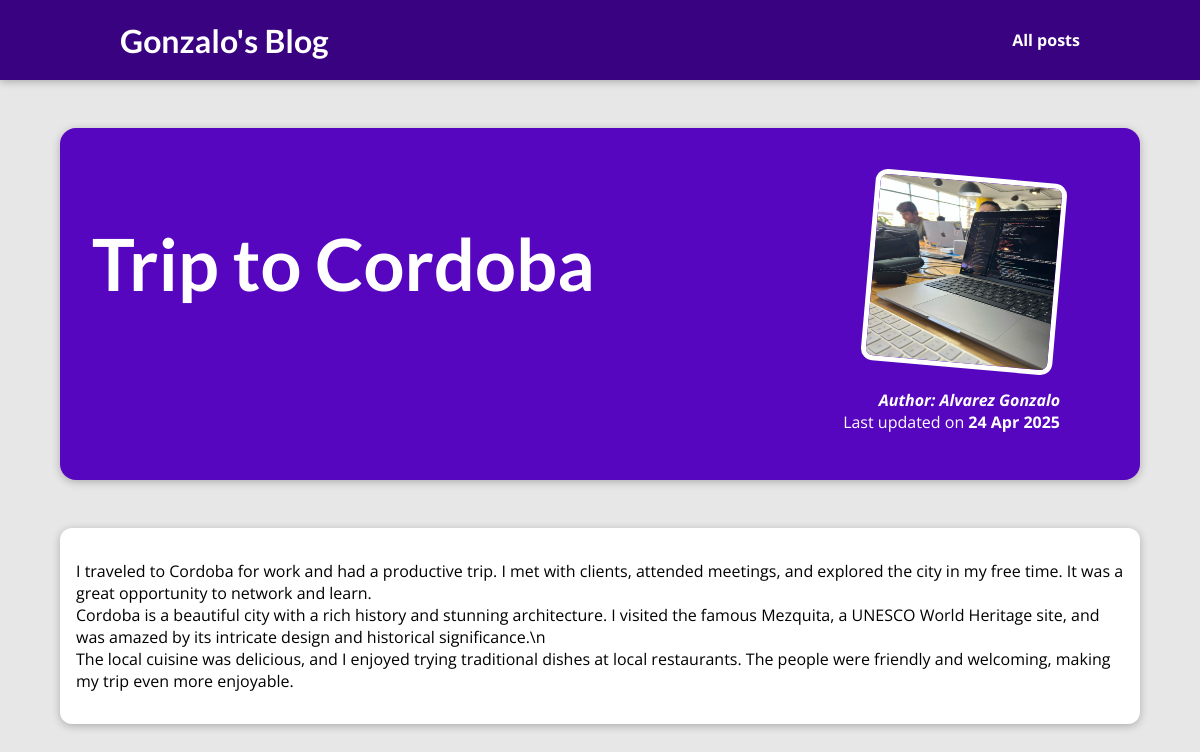
Page /posts/trip-to-cordoba on the committed database.
### blog/models.py (models this page shows, shortened)
class Post(models.Model):
    title = models.CharField(max_length=200)
    excerpt = models.CharField(max_length=200)
    image_name = models.CharField(max_length=200)
    date = models.DateField(auto_now=True)
    slug = models.SlugField(max_length=200, unique=True)
    content = models.TextField(validators=[MinLengthValidator(10)])
    author = models.ForeignKey(
        Author, null=True, on_delete=models.SET_NULL, related_name='posts')
    tags = models.ManyToManyField(Tag)

class Author(models.Model):
    first_name = models.CharField(max_length=100)
    last_name = models.CharField(max_length=100)
    email = models.EmailField()
    def full_name(self):
        return f'Author: {self.last_name} {self.first_name}'
    def __str__(self):
        return self.full_name()

### blog/views.py (the view)
# urls.py: path('posts/<str:slug>', views.post_detail, name='post_detail'),
def post_detail(request, slug):
    post = Post.objects.get(slug=slug)
    return render(request, 'blog/post-detail.html', {'slug': slug, 'post': post})

### blog/templates/blog/post-detail.html (shortened to what this page needs)
{% extends "base.html" %}
{% load static %}
{% block css_files %}
    <link rel="stylesheet" href="{% static 'blog/post-detail.css' %}">
{% endblock css_files %}
{% block content %}
    <section id="summary">
      <h2>{{ post.title }}</h2>
      <article>
        <img src="{% static 'blog/images/'|add:post.image_name %}" alt={{ post.title }}>
        <address>{{ post.author }} </address>
        <div>
            Last updated on <time datetime="">{{ post.date|date:"d M Y"}}</time>
        </div>
      </article>
    </section>
    <main>
        <p>{{ post.content|linebreaks }}</p>
    </main>
{% endblock content %}

### static/app.css (style rules this page uses)
* { box-sizing: border-box; }
html { font-family: 'Open Sans', 'Lato', sans-serif; }
body { margin: 0; }
h1, h2, h3 { font-family: 'Lato', sans-serif; font-weight: bold; }

### blog/static/blog/post-detail.css (style rules this page uses)
body { background-color: #e7e7e7; }
#summary { margin: 8rem auto 3rem auto; padding: 2rem; width: 90%; max-width: 90rem; border-radius: 16px; background-color: #5706c0; position: relative; box-shadow: 0 2px 8px rgba(0, 0, 0, 0.25); height: 22rem; }
#summary h2 { color: white; font-size: 4.5rem; }
#summary article { position: absolute; top: 2rem; right: 3rem; padding: 1rem 2rem; border-radius: 12px; text-align: right; color: white; }
#summary article img { width: 12rem; height: 12rem; border-radius: 12px; transform: rotateZ(5deg); border: 5px solid white; margin-bottom: 1rem; }
#summary address { font-weight: bold; }
#summary time { font-weight: bold; }
main { width: 90%; max-width: 90rem; margin: 3rem auto; background-color: white; padding: 1rem; border-radius: 12px; box-shadow: 0 2px 8px rgba(0, 0, 0, 0.25); }

### rows in the picture
Post: title "Trip to Cordoba", image_name (picture), author "Author: Alvarez Gonzalo", date "24 Apr 2025", content "I traveled to Cordoba for work and had a productive trip. I met with clients, attended meetings, and explored the city in my free time. It was a great opportunity to network and learn. Cordoba is a beautiful city with a rich history and stunning architecture. I visited the famous Mezquita, a UNESCO World Heritage site, and was amazed by its intricate design and historical significance.\\n The local cuisine was delicious, and I enjoyed trying traditional dishes at local restaurants. The people were friendly and welcoming, making my trip even more enjoyable."
